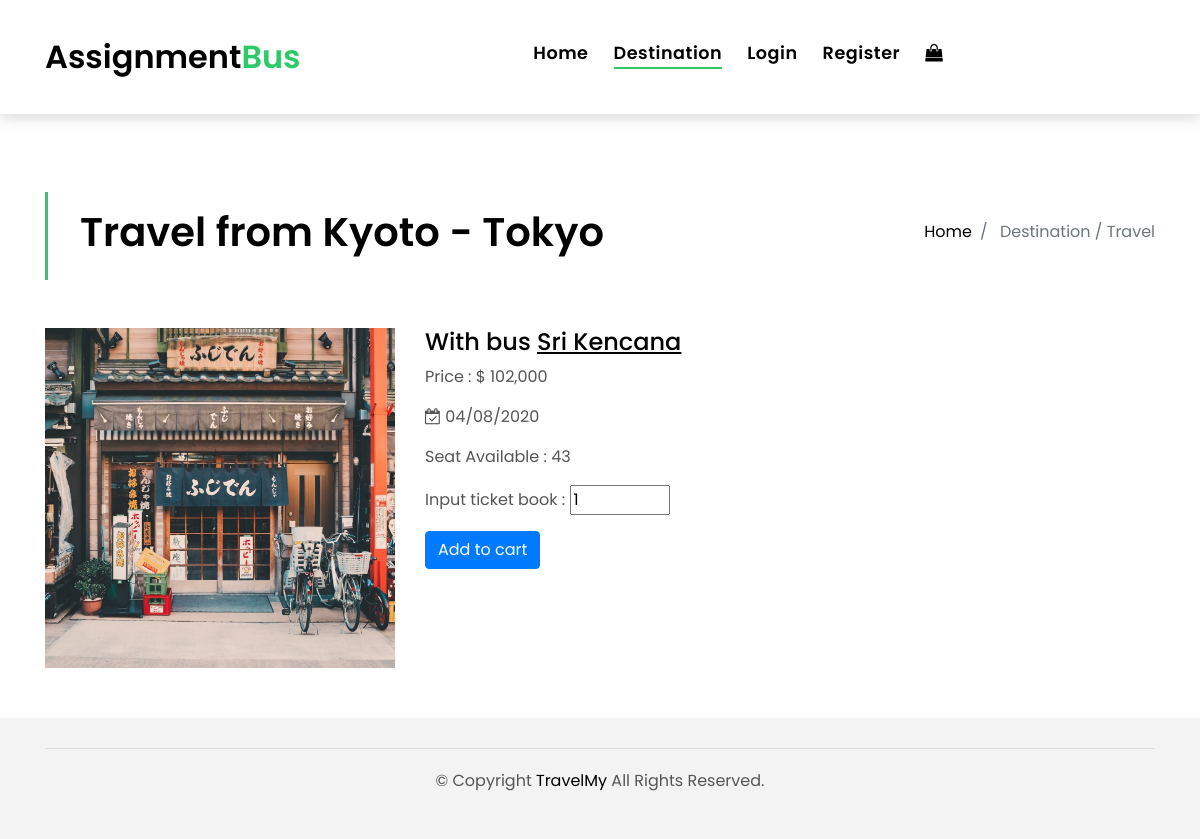
Page /detail-travel.php?uid=3 on the committed database.
### tables this page shows
CREATE TABLE `travels` (
  `id_travel` int(11) NOT NULL,
  `destination_id` int(11) NOT NULL,
  `start` varchar(100) NOT NULL,
  `bus_id` int(11) NOT NULL,
  `date` varchar(50) NOT NULL,
  `status` int(11) NOT NULL,
  `price` varchar(100) NOT NULL,
  `seat_available` varchar(50) DEFAULT NULL
);

CREATE TABLE `destinations` (
  `id_destination` int(11) NOT NULL,
  `name` varchar(255) NOT NULL,
  `image` varchar(255) NOT NULL,
  `address` text NOT NULL
);

CREATE TABLE `bus` (
  `id_bus` int(11) NOT NULL,
  `name` varchar(255) NOT NULL,
  `seat` varchar(50) NOT NULL
);

### config/MainClass.php (called while the page is built, shortened)
<?php
class MainClass
{
    function __construct()
    {
        $host = "localhost";
        $user = "root";
        $pw = "";
        $db = "assignment_php";
        $this->db = new PDO("mysql:$host", $user, $pw);
        $this->db->exec("CREATE DATABASE IF NOT EXISTS $db");
        $this->db->exec("USE $db");
    }
    function getTravel($id = null)
    {
        if ($id == null) {
            return $this->db->query("SELECT *,d.name as destination_name, b.name as bus_name
                    FROM travels t
                    JOIN bus b ON t.bus_id = b.id_bus
                    JOIN destinations d ON t.destination_id = d.id_destination
                    order by t.id_travel desc ")->fetchAll();
        } else {
            return $this->db->query("SELECT *,d.name as destination_name, b.name as bus_name
                    FROM travels t
                    JOIN bus b ON t.bus_id = b.id_bus
                    JOIN destinations d ON t.destination_id = d.id_destination
                    where id_travel = '$id' ")->fetch();
        }
    }
}
$use = new MainClass();

### detail-travel.php (the view, shortened to what this page needs)
<?php
require 'config/MainClass.php';
$travelItem = $use->getTravel($_GET['uid']);
?>
<!DOCTYPE html>
<html lang="en">
<head>
    <link href="lib/bootstrap/css/bootstrap.min.css" rel="stylesheet">
    <link href="lib/font-awesome/css/font-awesome.min.css" rel="stylesheet">
    <link href="lib/animate/animate.min.css" rel="stylesheet">
    <link href="lib/ionicons/css/ionicons.min.css" rel="stylesheet">
    <link href="lib/owlcarousel/assets/owl.carousel.min.css" rel="stylesheet">
    <link href="css/style.css" rel="stylesheet">
</head>
<body>
<nav class="navbar navbar-default navbar-trans navbar-expand-lg fixed-top">
    <div class="container">
        <a class="navbar-brand text-brand" href="index.php">Assignment<span class="color-b">Bus</span></a>
        <div class="navbar-collapse collapse justify-content-center" id="navbarDefault">
            <ul class="navbar-nav">
                <li class="nav-item">
                    <a class="nav-link " href="index.php">Home</a>
                </li>
                <li class="nav-item">
                    <a class="nav-link active" href="destination.php">Destination</a>
                </li>
                <?php if (empty($_SESSION['member'])): ?>
                    <li class="nav-item">
                        <a class="nav-link" href="login.php">Login</a>
                    </li>
                    <li class="nav-item">
                        <a class="nav-link" href="register.php">Register</a>
                    </li>
                <?php endif; ?>
                <li class="nav-item">
                    <a class="nav-link" href="shoping-bag.php"><i class="fa fa-shopping-bag"></i></a>
                </li>
            </ul>
        </div>
    </div>
</nav>
<section class="intro-single">
    <div class="container">
        <div class="row">
            <div class="col-md-12 col-lg-8">
                <div class="title-single-box">
                    <h1 class="title-single">Travel from  <?=$travelItem['start']." - ". $travelItem['destination_name'] ?> </h1>
                </div>
            </div>
            <div class="col-md-12 col-lg-4">
                <nav aria-label="breadcrumb" class="breadcrumb-box d-flex justify-content-lg-end">
                    <ol class="breadcrumb">
                        <li class="breadcrumb-item">
                            <a href="#">Home</a>
                        </li>
                        <li class="breadcrumb-item active" aria-current="page">
                            Destination / Travel
                        </li>
                    </ol>
                </nav>
            </div>
        </div>
    </div>
</section>
<section class="property-grid grid" style="margin-bottom: 40px;">
    <div class="container">
        <div class="row" style="min-height: 350px;">
            <div class="col-md-4">
                <img src="img/travel/<?=$travelItem['image'] ?>" alt="" class="img-fluid" style="height: 340px; object-fit: cover">
            </div>
            <div class="col-md-8">
                <h4>With bus <u><?=$travelItem['bus_name']?></u> </h4>
                <p>Price : $ <?= number_format($travelItem['price']) ?></p>
                <p><i class="fa fa-calendar-check-o"></i> <?=$travelItem['date']?> </p>
                <p>Seat Available : <?=$travelItem['seat_available'] ?> </p>
                <form method="post">
                    <p>
                        Input ticket book : <input type="number" name="qty" class="" style="width: 100px;" min="1" max="<?=$travelItem['seat_available'] ?>" required value="1">
                    </p>
                    <button class="btn btn-primary" name="submit">Add to cart</button>
                </form>
            </div>
        </div>
    </div>
</section>
<footer>
    <div class="container">
        <div class="row">
            <div class="col-md-12">
                <div class="copyright-footer">
                    <p class="copyright color-text-a">
                        &copy; Copyright
                        <span class="color-a">TravelMy</span> All Rights Reserved.
                    </p>
                </div>
            </div>
        </div>
    </div>
</footer>
</body>
</html>

### css/style.css (style rules this page uses)
body { font-family: 'Poppins', sans-serif; color: #555555; }
h1, h2, h3, h4, h5, h6 { color: #000000; }
a { color: #000000; transition: all .5s ease; }
.text-brand { color: #000000; font-size: 2rem; font-weight: 600; }
.color-a { color: #000000; }
.color-b { color: #2eca6a; }
.color-text-a { color: #555555; }
.navbar-default { transition: all .5s ease-in-out; background-color: #ffffff; padding-top: 28px; padding-bottom: 28px; -webkit-backface-visibility: hidden; backface-visibility: hidden; box-shadow: 1px 2px 15px rgba(100, 100, 100, 0.3); }
.navbar-default.navbar-trans, .navbar-default.navbar-reduce { -webkit-backface-visibility: hidden; backface-visibility: hidden; }
.navbar-default.navbar-trans .nav-item, .navbar-default.navbar-reduce .nav-item { position: relative; padding-right: 10px; padding-bottom: 8px; margin-left: 0; }
.navbar-default.navbar-trans .nav-link, .navbar-default.navbar-reduce .nav-link { font-size: 1.1rem; color: #000000; font-weight: 600; letter-spacing: 0.030em; transition: all 0.1s ease-in-out; position: relative; padding-left: 0; padding-right: 0; }
.navbar-default.navbar-trans .nav-link:before, .navbar-default.navbar-reduce .nav-link:before { content: ''; position: absolute; bottom: 5px; left: 0; width: 100%; height: 2px; z-index: 0; background-color: #2eca6a; -webkit-transform: scaleX(0); transform: scaleX(0); -webkit-transform-origin: right; transform-origin: right; transition: opacity .2s ease-out 0.3s, -webkit-transform .2s ease-out; transition: transform .2s ease-out, opacity .2s ease-out 0.3s; transition: transform .2s ease-out, opacity .2s ease-out 0.3s, -webkit-transform .2s ease-out; }
.navbar-default.navbar-trans .show > .nav-link:before, .navbar-default.navbar-trans .active > .nav-link:before, .navbar-default.navbar-trans .nav-link.show:before, .navbar-default.navbar-trans .nav-link.active:before, .navbar-default.navbar-reduce .show > .nav-link:before, .navbar-default.navbar-reduce .active > .nav-link:before, .navbar-default.navbar-reduce .nav-link.show:before, .navbar-default.navbar-reduce .nav-link.active:before { -webkit-transform: scaleX(1); transform: scaleX(1); }
.navbar-default.navbar-trans .nav-link:before { background-color: #2eca6a; }
.navbar-default.navbar-trans .show > .nav-link, .navbar-default.navbar-trans .active > .nav-link, .navbar-default.navbar-trans .nav-link.show, .navbar-default.navbar-trans .nav-link.active { color: #000000; }
.intro-single { padding: 12rem 0 3rem; }
.intro-single .title-single-box { padding: 1rem 0 1rem 2rem; }
.intro-single .title-single-box { border-left: 3px solid #2eca6a; }
.intro-single .title-single-box .title-single { font-weight: 600; font-size: 2.2rem; }
.intro-single .breadcrumb-box { padding: 1rem 0 0 .5rem; }
.intro-single .breadcrumb { background-color: transparent; padding-right: 0; padding-left: 0; }
footer { background: #f3f3f3; text-align: center; padding: 30px 0; }
footer .copyright-footer { border-top: 1px solid #ddd; padding-top: 20px; }
.btn { transition: .5s ease; }
@media (min-width: 768px) { .navbar-default.navbar-trans .nav-item, .navbar-default.navbar-reduce .nav-item { margin-left: 15px; } }
@media (min-width: 768px) { .intro-single .title-single-box .title-single { font-size: 2.1rem; } }
@media (min-width: 992px) { .intro-single .title-single-box .title-single { font-size: 2.5rem; } }

### rows in the picture
travels: start "Kyoto", destination.name "Tokyo", destination.image (picture), bus.name "Sri Kencana", price "102,000", date "04/08/2020", seat_available "43"
